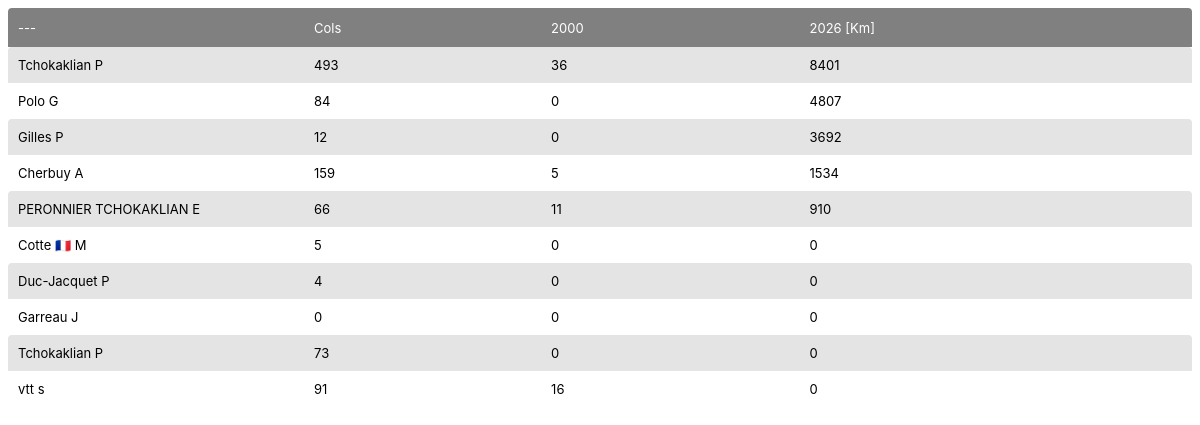
The app's page /m_stat_list/, older data.
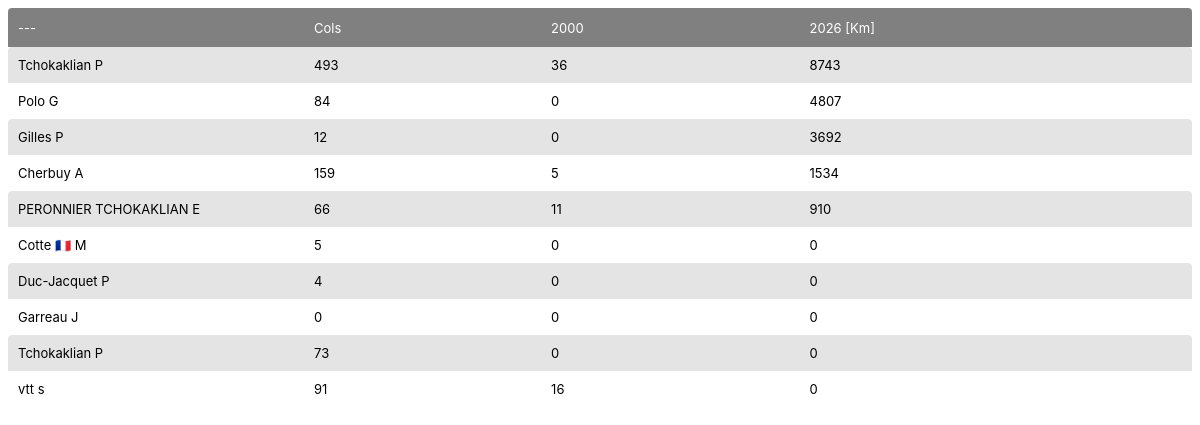
The same page, newer data.
### myapp/models.py (models this page shows, shortened)
class User_dashboard(models.Model):
	id = models.IntegerField(auto_created=True,  primary_key=True)
	strava_user_id = models.IntegerField(null=True)
	col_count = models.IntegerField(null=True)
	col2000_count = models.IntegerField(null=True)
	bike_year_km  = models.IntegerField(null=True)
	run_year_km  = models.IntegerField(null=True)
	km4s = models.IntegerField(null=True)
	den4s = models.IntegerField(null=True)
	def get_nom_initiale(self):
		ret = 'Not Found'
		if self.strava_user_id != None:
			all_strava_user=Strava_user.objects.filter(strava_user_id = self.strava_user_id)
			strava_user = all_strava_user[0].strava_user
			authuserlist = User.objects.filter(username=strava_user)
			last = authuserlist[0].last_name
			first = authuserlist[0].first_name
			if first:
				ret = f"{last} {first[0]}"
			else:
				ret = last
		return ret

class Strava_user(models.Model):
	id = models.IntegerField(auto_created=True,  primary_key=True)
	strava_user_id = models.IntegerField(null=True)
	strava_user = models.CharField(max_length=100, default="-")
	first_name = models.CharField(max_length=100, default="-")
	last_name = models.CharField(max_length=100, default="-")
	token_type = models.CharField(max_length=100, default="-")
	access_token = models.CharField(max_length=100, default="-")
	refresh_token = models.CharField(max_length=100, default="-")
	expire_at = models.IntegerField(null=True)
	city = models.CharField(max_length=50, null=True)
	country = models.CharField(max_length=50, null=True)
	sex = models.CharField(max_length=100, null=True)

### myapp/views.py (the view)
# urls.py: path('stat_list/',StatListView.as_view(), name = 'stat_list'),
class StatListView(MobileTemplateMixin, generic.ListView):
    model = User_dashboard
    context_object_name = 'stat_list'               # your own name for the list as a template
    template_name = "stat_list.html"                # Specify your own template name/location
    def get_queryset(self):
        qsOk = User_dashboard.objects.all().order_by('-bike_year_km')
        return qsOk

### myapp/views.py (called while the page is built)
    def is_mobile(self):
        if getattr(self, "force_mobile", False):
            return True
        if self.kwargs.get("force_mobile"):
            return True
        return is_mobile_user_agent(self.request)

    def _mobile_template_name(self, template_name):
        if "/" in template_name:
            head, tail = template_name.rsplit("/", 1)
            return f"{head}/{self.mobile_prefix}{tail}"
        return f"{self.mobile_prefix}{template_name}"

    def get_template_names(self):
        names = super().get_template_names()
        if self.is_mobile():
            mobile_names = [self._mobile_template_name(name) for name in names]
            return mobile_names + names
        return names

    def get_context_data(self, **kwargs):
        context = super().get_context_data(**kwargs)
        if self.is_mobile() and getattr(self, "context_object_name", None):
            mobile_key = f"m_{self.context_object_name}"
            context.setdefault(mobile_key, context.get(self.context_object_name))
        return context

### myapp/templates/m_stat_list.html (shortened to what this page needs)
<!doctype html>
<html lang="en">
<head>
    {% load static %}
    <link rel="stylesheet" href="{% static 'css/grid.css' %}">
</head>
<body>
{% block content %}
  {% if m_stat_list %}
  <font size="2" face="verdana" >
  <table id = "myTable" width="100%" class="sortable n-last" >
    <thead>
      <tr>
        <th style="width:25%">---</th>
        <th>Cols</th>
        <th>2000</th>
        <th>{% now "Y" %} [km]</th>
      </tr>
    </thead>
    <tbody>
    {% for stat in m_stat_list %}
      {% if stat.get_nom_initiale != "Not Found" %}
      <tr>
        <td align="left" style="width:25%">
          {{stat.get_nom_initiale }}
        </td>
        <td align="left">
          {{stat.col_count }}
        </td>
        <td align="left">
          {{stat.col2000_count }}
        </td>
        <td align="left">
          {{stat.bike_year_km }}
         </td>
      </tr>
    {% endif %}
    {% endfor %}
  </tbody>
  </table>
  </font>
  {% else %}
    <p>There is no Stats in the Database.</p>
  {% endif %}
{% endblock %}
</body>
</html>

Row changes from the older to the newer data that the page shows:
changed User_dashboard (number 1 of 10 on the later page): bike_year_km "8401" → "8743"
